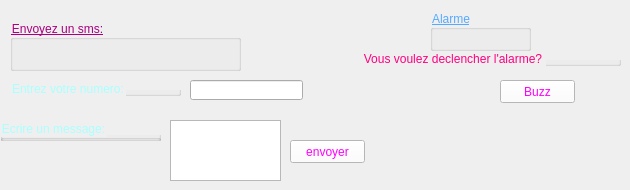
                <widget class="QWidget" name="tab_15">
                 <attribute name="title">
                  <string>Envoyer-sms</string>
                 </attribute>
                 <widget class="QLineEdit" name="NumSMS">
                  <property name="geometry">
                   <rect>
                    <x>190</x>
                    <y>80</y>
                    <width>113</width>
                    <height>20</height>
                   </rect>
                  </property>
                 </widget>
                 <widget class="QTextEdit" name="msgSMS">
                  <property name="geometry">
                   <rect>
                    <x>170</x>
                    <y>120</y>
                    <width>111</width>
                    <height>61</height>
                   </rect>
                  </property>
                 </widget>
                 <widget class="QPushButton" name="envoyerSMS">
                  <property name="geometry">
                   <rect>
                    <x>290</x>
                    <y>140</y>
                    <width>75</width>
                    <height>23</height>
                   </rect>
                  </property>
                  <property name="styleSheet">
                   <string notr="true">background-color: rgb(255, 255, 255);
color: rgb(255, 0, 255);
font: 87 9pt &quot;Arial Black&quot;;</string>
                  </property>
                  <property name="text">
                   <string>envoyer</string>
                  </property>
                 </widget>
                 <widget class="QGroupBox" name="groupBox_35">
                  <property name="geometry">
                   <rect>
                    <x>10</x>
                    <y>80</y>
                    <width>171</width>
                    <height>16</height>
                   </rect>
                  </property>
                  <property name="styleSheet">
                   <string notr="true">color: rgb(170, 255, 255);
font: 87 10pt &quot;Arial Black&quot;;</string>
                  </property>
                  <property name="title">
                   <string>Entrez votre numero:</string>
                  </property>
                 </widget>
                 <widget class="QGroupBox" name="groupBox_36">
                  <property name="geometry">
                   <rect>
                    <x>0</x>
                    <y>120</y>
                    <width>161</width>
                    <height>21</height>
                   </rect>
                  </property>
                  <property name="styleSheet">
                   <string notr="true">color: rgb(170, 255, 255);
font: 87 10pt &quot;Arial Black&quot;;</string>
                  </property>
                  <property name="title">
                   <string>Ecrire un message:</string>
                  </property>
                 </widget>
                 <widget class="QPushButton" name="buzzS">
                  <property name="geometry">
                   <rect>
                    <x>500</x>
                    <y>80</y>
                    <width>75</width>
                    <height>23</height>
                   </rect>
                  </property>
                  <property name="styleSheet">
                   <string notr="true">background-color: rgb(255, 255, 255);
color: rgb(255, 0, 255);
font: 87 9pt &quot;Arial Black&quot;;</string>
                  </property>
                  <property name="text">
                   <string>Buzz</string>
                  </property>
                 </widget>
                 <widget class="QGroupBox" name="groupBox_37">
                  <property name="geometry">
                   <rect>
                    <x>10</x>
                    <y>20</y>
                    <width>231</width>
                    <height>51</height>
                   </rect>
                  </property>
                  <property name="styleSheet">
                   <string notr="true">font: 87 14pt &quot;Arial Black&quot;;
color: rgb(170, 0, 127);
text-decoration: underline;</string>
                  </property>
                  <property name="title">
                   <string>Envoyez un sms:</string>
                  </property>
                 </widget>
                 <widget class="QGroupBox" name="groupBox_38">
                  <property name="geometry">
                   <rect>
                    <x>430</x>
                    <y>10</y>
                    <width>101</width>
                    <height>41</height>
                   </rect>
                  </property>
                  <property name="styleSheet">
                   <string notr="true">font: 87 14pt &quot;Arial Black&quot;;
text-decoration: underline;
color: rgb(85, 170, 255);
</string>
                  </property>
                  <property name="title">
                   <string>Alarme</string>
                  </property>
                 </widget>
                 <widget class="QGroupBox" name="groupBox_39">
                  <property name="geometry">
                   <rect>
                    <x>360</x>
                    <y>50</y>
                    <width>261</width>
                    <height>16</height>
                   </rect>
                  </property>
                  <property name="styleSheet">
                   <string notr="true">color: rgb(255, 0, 127);
font: 87 10pt &quot;Arial Black&quot;;</string>
                  </property>
                  <property name="title">
                   <string>Vous voulez declencher l'alarme?</string>
                  </property>
                 </widget>
                </widget>
